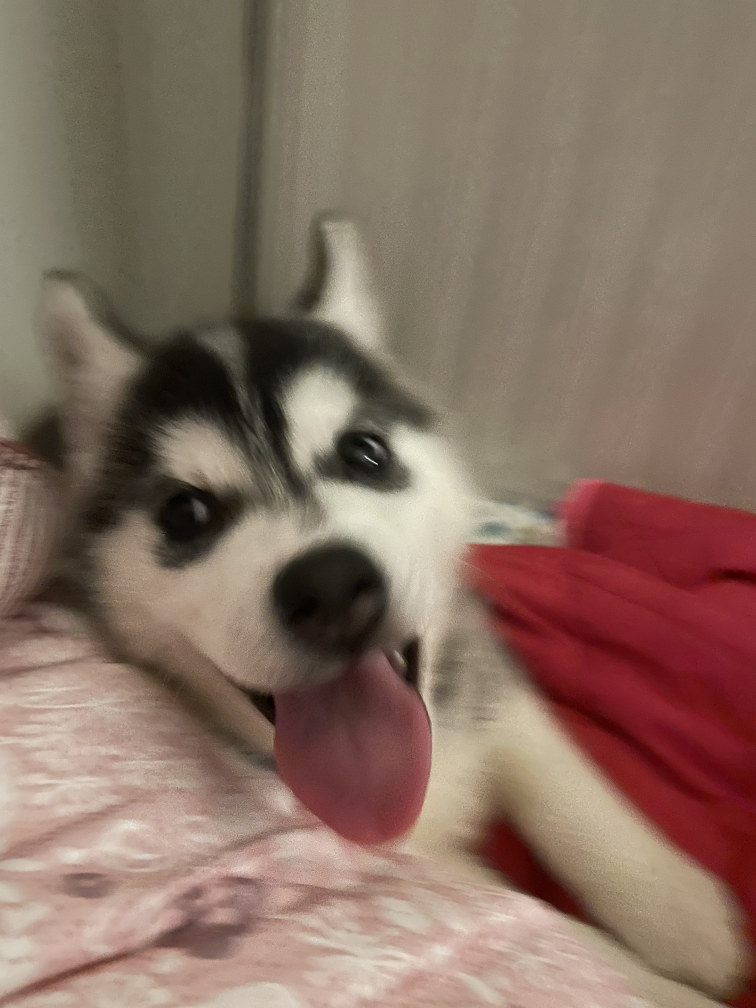
#> input picture andy/IMG_8128.jpg, 3024 x 4032 px, found by its file name (shown at 1/4 size)
$ python create_banner.py
#> lines starting #> are read from the running program, lines starting #| are printed output that depends on the picture
from PIL import Image, ImageFilter
import os
import sys

def create_banner():
    # Paths
    base_dir = r"c:\Users\byulh\Documents\Antigravity\crypto_research_system\4_Viral_Launch\andy"
    input_path = os.path.join(base_dir, "IMG_8128.jpg")
    output_path = os.path.join(base_dir, "banner_1500x500.jpg")

    if not os.path.exists(input_path):
        print(f"Error: Could not find {input_path}")
        return

    # Target dimensions for Twitter banner
    target_w, target_h = 1500, 500

    # Open the original image
    with Image.open(input_path) as img:
        # 1. Create blurred background (crop to 3:1 aspect ratio then blur)
#> img is the input picture: PIL image 3024x4032 RGB; mean R, G, B 135.4, 112, 98.5
        orig_w, orig_h = img.size

        # Calculate crop for background
        # We want 1500:500 (3:1) out of whatever the original is
        bg_aspect = target_w / target_h
        img_aspect = orig_w / orig_h

        if img_aspect > bg_aspect:
            # Image is wider than 3:1 - crop width
            new_w = int(orig_h * bg_aspect)
            left = (orig_w - new_w) / 2
            top = 0
            right = left + new_w
            bottom = orig_h
        else:
            # Image is taller than 3:1 - crop height
            new_h = int(orig_w / bg_aspect)
            left = 0
            # Center vertically but bias slightly towards the top where faces usually are
            top = (orig_h - new_h) * 0.3
            right = orig_w
            bottom = top + new_h

        bg = img.crop((left, top, right, bottom))
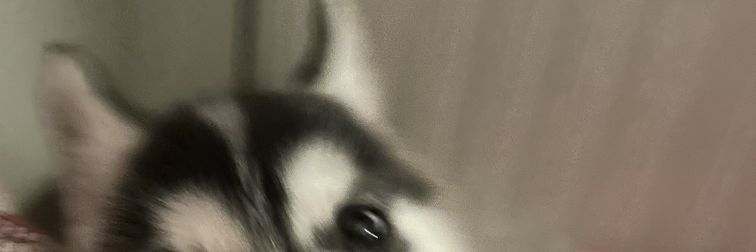
#> bg: PIL image 3024x1008 RGB (shown at 1/4 size); mean R, G, B 117.5, 107.6, 92.2
        bg = bg.resize((target_w, target_h), Image.Resampling.LANCZOS)
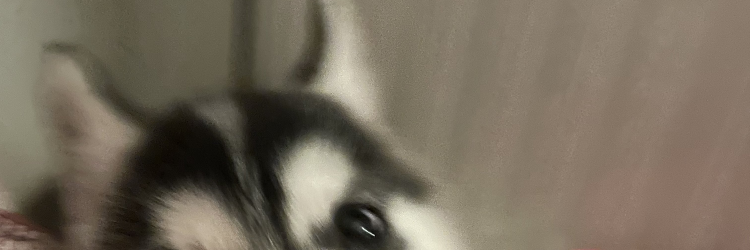
#> bg: PIL image 1500x500 RGB (shown at 1/2 size); mean R, G, B 117.5, 107.6, 92.2
        bg = bg.filter(ImageFilter.GaussianBlur(radius=20))
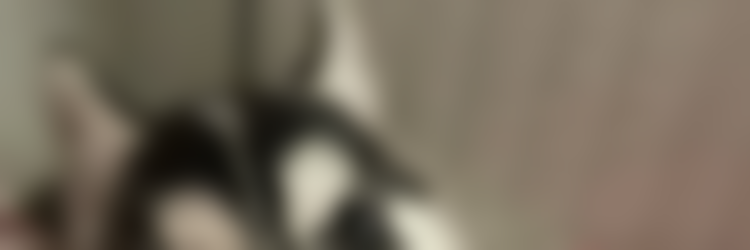
#> bg: PIL image 1500x500 RGB (shown at 1/2 size); mean R, G, B 117.5, 107.6, 92.3

        # 2. Resize original to fit height (500)
        scale = target_h / orig_h
        fg_w = int(orig_w * scale)
        fg_h = target_h
        fg = img.resize((fg_w, fg_h), Image.Resampling.LANCZOS)
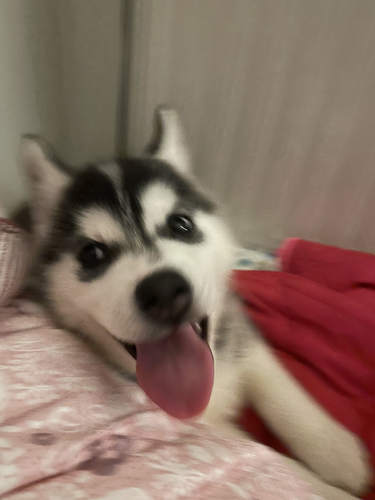
#> fg: PIL image 375x500 RGB; mean R, G, B 135.4, 112, 98.5

        # 3. Paste fg onto bg
        paste_x = (target_w - fg_w) // 2
        paste_y = 0

        bg.paste(fg, (paste_x, paste_y))
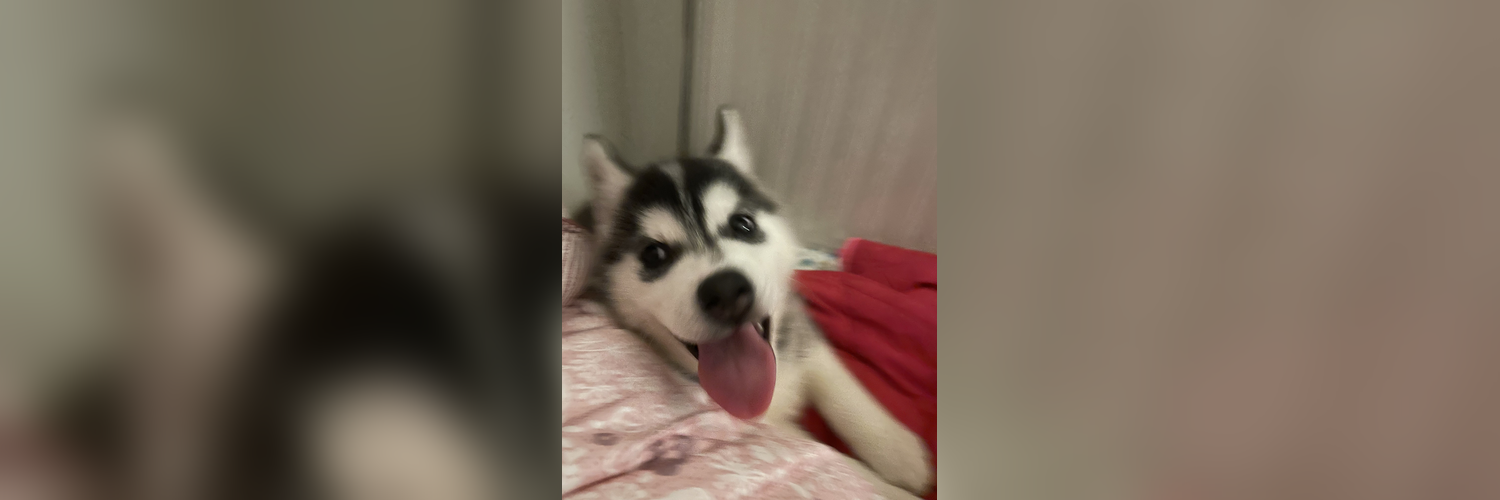
#> bg: PIL image 1500x500 RGB; mean R, G, B 119.6, 105.3, 90.7

        # Save
        bg.save(output_path, quality=95)
        print(f"Success! Created strictly sized banner at {output_path}")

if __name__ == "__main__":
    create_banner()
